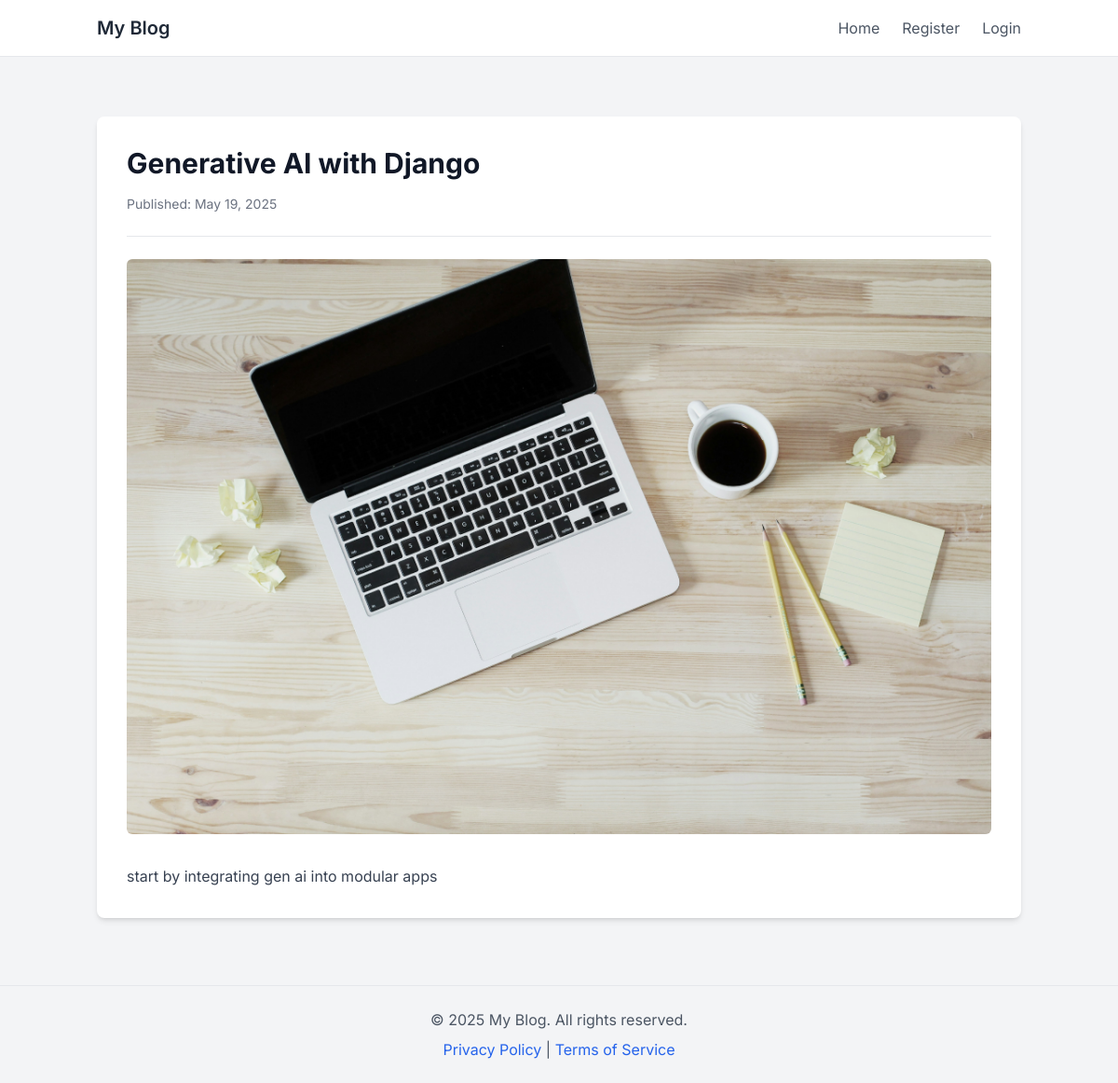
Page /posts/1/ on the earlier database version.
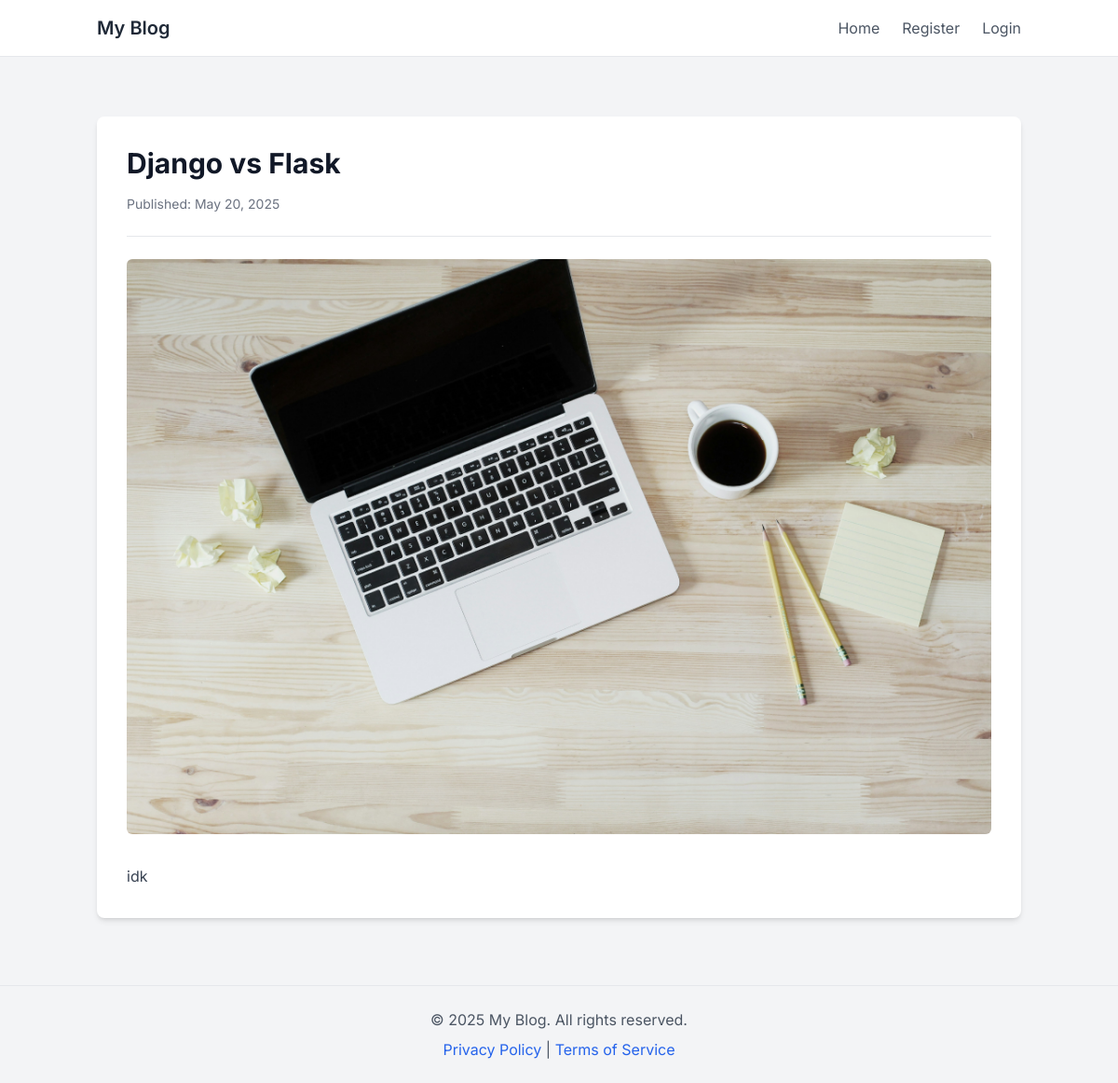
Same page on the later database version.
### blog_posts/models.py (models this page shows, shortened)
class BlogPost(models.Model):
    title = models.CharField(max_length=100)
    body = models.TextField(default='')
    slug = models.SlugField()
    date = models.DateTimeField(auto_now_add=True)
    featured_image = models.ImageField(default='fallback.png', blank=True)
    author = models.ForeignKey(User, on_delete=models.CASCADE)

### blog_posts/views.py (the view)
# urls.py: path('posts/<int:post_id>/',views.single_post_page, name='single_post_page'),
def single_post_page(request, post_id):
    single_post = get_object_or_404(BlogPost, id=post_id)
    return render(request, 'blog_posts/single_post.html', {'single_post': single_post})

### blog_posts/templates/blog_posts/single_post.html (shortened to what this page needs)
{% extends "layout.html" %}
{% block content %}
    <div class="bg-white p-8 rounded-lg shadow-md">
        <h1 class="text-3xl font-bold text-gray-900 mb-4">{{ single_post.title }}</h1>
        <p class="text-sm text-gray-500 mb-6">Published: {{ single_post.date|date:"F d, Y" }}</p>
        <hr class="my-6 border-gray-200">
        {% if single_post.featured_image %}
            <div class="mb-8">
                <img src="{{ single_post.featured_image.url }}" alt="{{ single_post.title }}" class="rounded-md w-full h-auto object-cover">
            </div>
        {% endif %}
        <p class="text-gray-700 leading-relaxed">{{ single_post.body }}</p>
    </div>
{% endblock %}

Differences in the rows shown:
changed BlogPost: title "Generative AI with Django" → "Django vs Flask"; date "May 19, 2025" → "May 20, 2025"; body "start by integrating gen ai into modular apps" → "idk"
